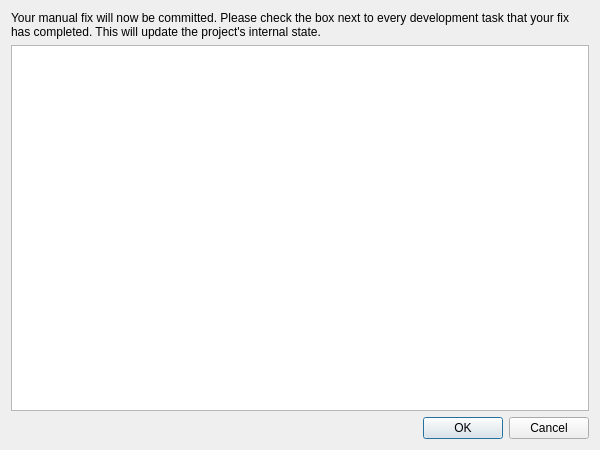
<?xml version="1.0" encoding="UTF-8"?>
<ui version="4.0">
 <class>ManualChangeDialog</class>
 <widget class="QDialog" name="ManualChangeDialog">
  <property name="geometry">
   <rect>
    <x>0</x>
    <y>0</y>
    <width>600</width>
    <height>450</height>
   </rect>
  </property>
  <property name="windowTitle">
   <string>Confirm Manual Changes</string>
  </property>
  <property name="modal">
   <bool>true</bool>
  </property>
  <layout class="QVBoxLayout" name="verticalLayout">
   <item>
    <widget class="QLabel" name="instructionLabel">
     <property name="text">
      <string>Your manual fix will now be committed. Please check the box next to every development task that your fix has completed. This will update the project's internal state.</string>
     </property>
     <property name="wordWrap">
      <bool>true</bool>
     </property>
    </widget>
   </item>
   <item>
    <widget class="QListWidget" name="tasksListWidget"/>
   </item>
   <item>
    <widget class="QDialogButtonBox" name="buttonBox">
     <property name="orientation">
      <enum>Qt::Horizontal</enum>
     </property>
     <property name="standardButtons">
      <set>QDialogButtonBox::Cancel|QDialogButtonBox::Ok</set>
     </property>
    </widget>
   </item>
  </layout>
 </widget>
 <resources/>
 <connections>
  <connection>
   <sender>buttonBox</sender>
   <signal>accepted()</signal>
   <receiver>ManualChangeDialog</receiver>
   <slot>accept()</slot>
   <hints>
    <hint type="sourcelabel">
     <x>248</x>
     <y>254</y>
    </hint>
    <hint type="destinationlabel">
     <x>157</x>
     <y>274</y>
    </hint>
   </hints>
  </connection>
  <connection>
   <sender>buttonBox</sender>
   <signal>rejected()</signal>
   <receiver>ManualChangeDialog</receiver>
   <slot>reject()</slot>
   <hints>
    <hint type="sourcelabel">
     <x>316</x>
     <y>260</y>
    </hint>
    <hint type="destinationlabel">
     <x>286</x>
     <y>274</y>
    </hint>
   </hints>
  </connection>
 </connections>
</ui>
